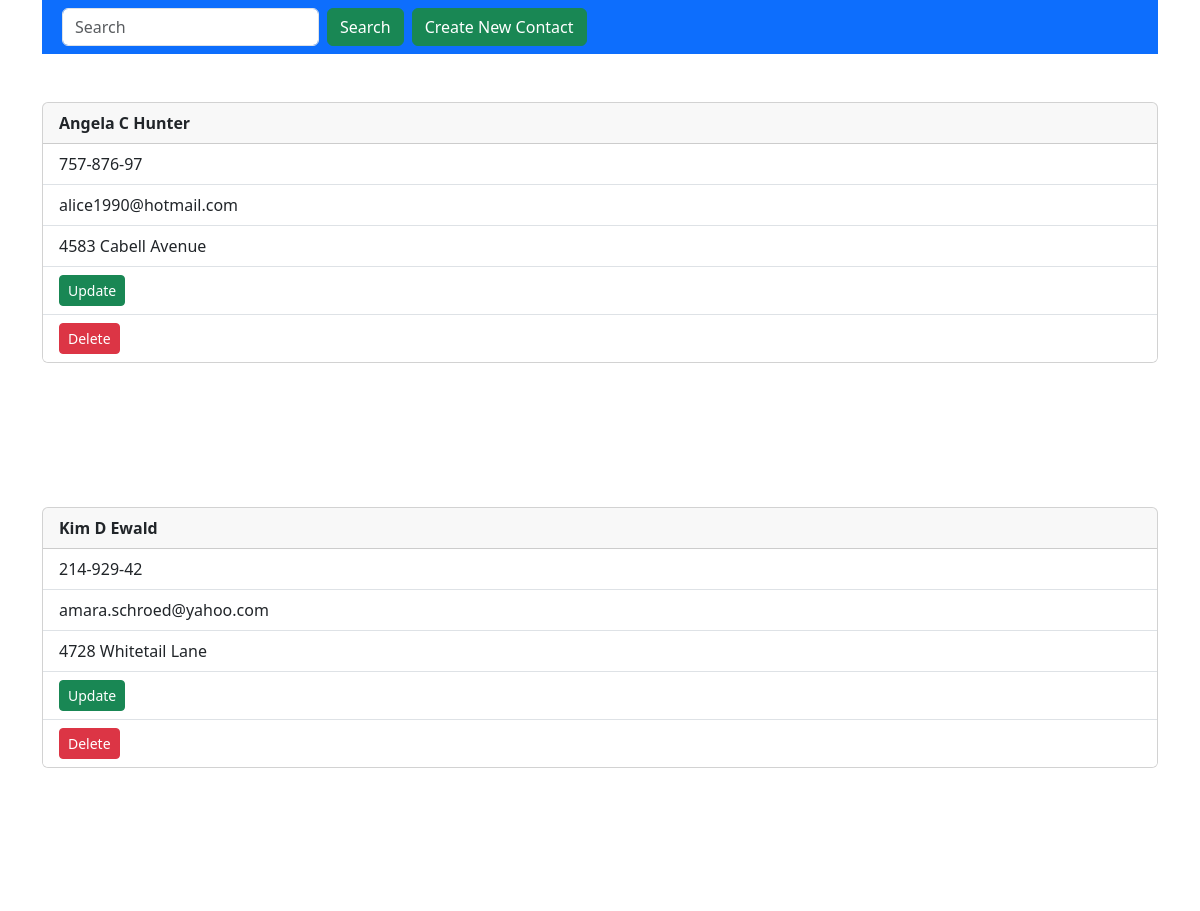
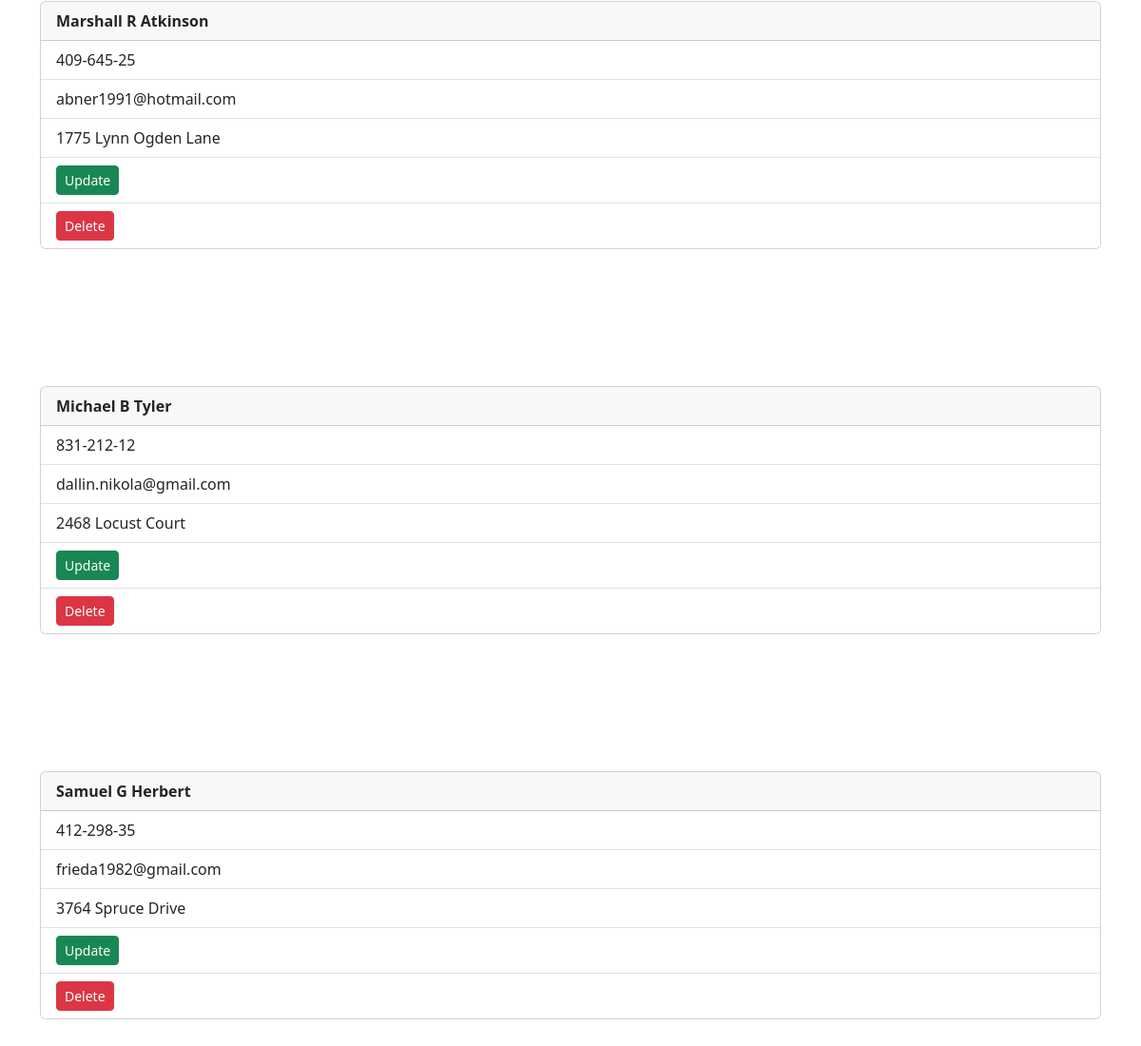
The page / on the database its author committed (2 pictures, top to bottom).
### contacts/models.py (models this page shows, shortened)
class Contact(models.Model):
    name = models.CharField(max_length=255)
    number = models.CharField(max_length=10)
    email = models.EmailField()
    address = models.TextField()
    class Meta:
        ordering = ('name',)

### contacts/views.py (the view)
# urls.py: path("", HomeView.as_view(), name="index"),
class HomeView(ListView):
    model = Contact
    success_url = "/"
    def get_queryset(self):
        query = self.request.GET.get('q')
        if query:
            return self.model.objects.filter(name__icontains=query)
        return self.model.objects.all()

### contacts/templates/contacts/contact_list.html
{% extends 'contacts/base.html' %}
{% block content %}
{% for contact in object_list %}
<div class="card my-5">
    <div class="card-header">
        <strong>
            {{contact.name}}
        </strong>
    </div>
    <ul class="list-group list-group-flush">
        <li class="list-group-item">{{contact.number}}</li>
        <li class="list-group-item">{{contact.email}}</li>
        <li class="list-group-item">{{contact.address}}</li>
        <li class="list-group-item"><a href="{% url 'update' contact.pk %}"><button
                    class="btn btn-sm btn-success">Update</button></a>
        </li>
        <li class="list-group-item">
            <a href="{% url 'delete' contact.pk %}">
                <button class="btn btn-sm btn-danger">Delete</button></a>
        </li>
    </ul>
</div>
<br><br>
{% endfor %}
{% endblock content %}

### contacts/templates/contacts/base.html (shortened to what this page needs)
<!DOCTYPE html>
<html lang="en">
<head>
    <link href="https://cdn.jsdelivr.net/npm/bootstrap@5.3.1/dist/css/bootstrap.min.css" rel="stylesheet"
>
</head>
<body class="container">
    <nav class="navbar navbar-expand-lg bg-primary ">
        <div class="container-fluid">
            <div class="collapse navbar-collapse" id="navbarSupportedContent">
                <form class="d-flex mx-2" role="search" action="/">
                    <input class="form-control me-2" type="search" placeholder="Search" aria-label="Search" name="q">
                    <button class="btn btn-success" type="submit">Search</button>
                </form>
                <a href="{% url 'create' %}"><button class="btn btn-success">Create New Contact</button></a>
            </div>
        </div>
    </nav>
    {% block content %}
    {% endblock content %}
</body>
</html>

### rows shown on the page
Contact: name "Angela C Hunter", number "757-876-97", email "alice1990@hotmail.com", address "4583 Cabell Avenue"
Contact: name "Kim D Ewald", number "214-929-42", email "amara.schroed@yahoo.com", address "4728 Whitetail Lane"
Contact: name "Marshall R Atkinson", number "409-645-25", email "abner1991@hotmail.com", address "1775 Lynn Ogden Lane"
Contact: name "Michael B Tyler", number "831-212-12", email "dallin.nikola@gmail.com", address "2468 Locust Court"
Contact: name "Samuel G Herbert", number "412-298-35", email "frieda1982@gmail.com", address "3764 Spruce Drive"
